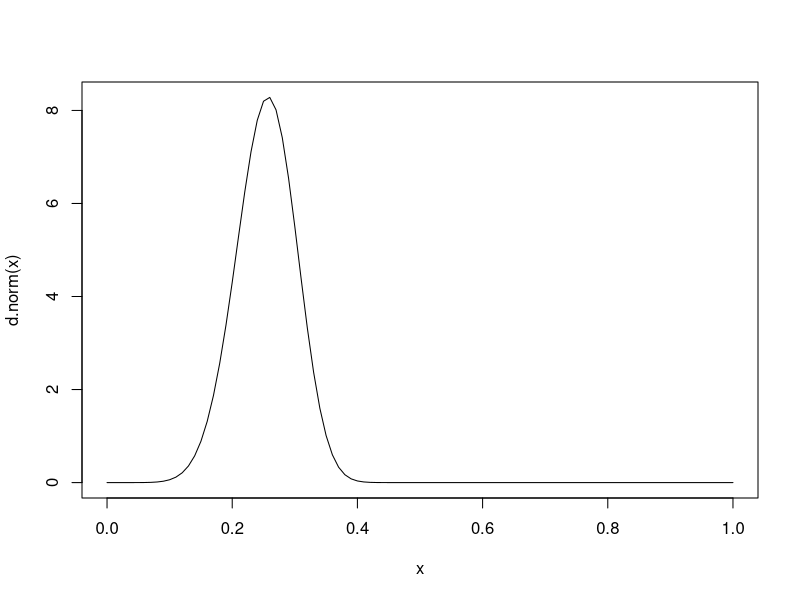
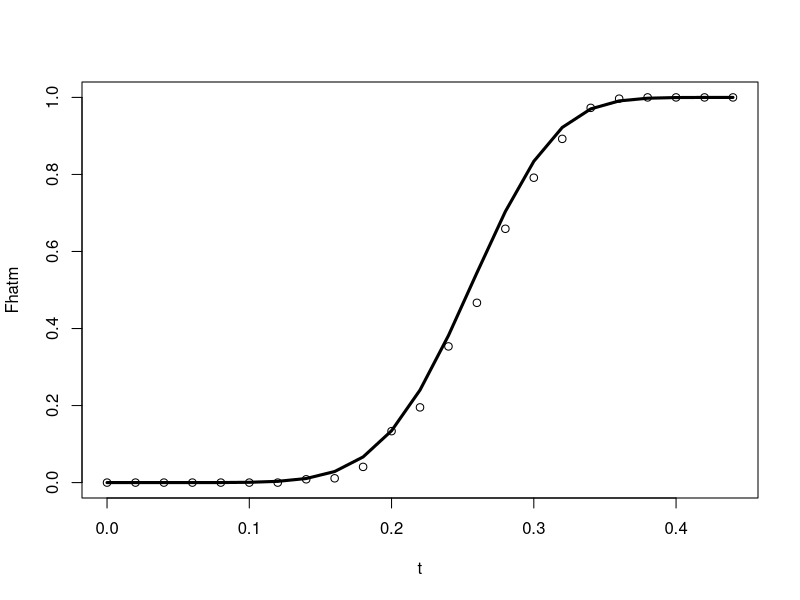

Source code (R) for these figures, in order:
rm(list = ls(all = TRUE)) # remove (almost) everything in the working environment.
N <- 1 # 循环计算1000次
n = 200
M <- 200

###  generate x
theta <- 1/4
X <- matrix(NA, M, N)
for (j in 1:N) 
{
  e <- rgamma(M, shape=2, rate =1)
  z <- e/sum(e)
  x <- z^theta
  X[,j] <- x
}

## generate y
Y <- matrix(NA,N,n)
for (j in 1:N) {
  l <- 0; y <- c()
  while (l < n) {
    y.temp <- sample(X[,j], 1)
    u <- runif(1,0,1)
    if (u <= y.temp) {y <- c(y, y.temp)} else {y <- y}
    l <- length(y)
  } 
  Y[j,] <- y  
}

k.q = function(u)     ## the quartic kernel function 
{
  res = 15*(1 - u^2)^2/16*(abs(u)<=1)
  return(res)
}

k.e = function(u) ## epanechnikov kernel function
{
  res <- 3*(1-u^2)/4*(abs(u)<=1)
  return(res)
}

K = function(x) ## the kernel distribution function 
{
  res <- integrate(k.q, lower = -1.5, upper = x)$value
  return(res)
}

### K(c(-1,-12))
# integrate(k.q, lower = -Inf, upper = 0.2)$value

## the true distribution function
d.norm <- function(x){
  n <- 200
  res <- (2*n-1)*(2*n-2)*x^{2/theta -1}*(1-x^{1/theta})^{2*n-3}/theta
  return(res)
}
curve(d.norm)

F.MA <- function(x){
  res <- integrate(d.norm, lower = 0, upper = x)$value
  return(res)
}
F.MA(1)

Fns <- function(x,y)
{
  #  y <- Y[1,]
  #   x=3.9
  n <- length(y)
  hn <- IQR(y, na.rm = FALSE, type = 7)*n^{-1/3}
  # hn
  # mu <- 1/mean(1/y)
  K.temp <- rep(NA,n)
  for (i in 1:n) {
    #  i=4
    K.temp[i] <- K((x-y[i])/hn)
  }
  # K((x-y)/hn); K(-0.988)
  K.temp
  res <- mean(K.temp/y)/mean(1/y)
  return(res)
}
# Fns(x=1, y=Y[1,])

Fnc <- function(x,y)
{
  res <- mean(as.numeric(y <= x)/y)/mean(1/y)
  return(res) # return(j) # return() 不能直接使用，只能在编写函数时使用
}

t = seq(0, 0.45, by = 0.02)
m = length(t)
F.t <- c()
for (i in 1:m) {
  F.t[i] <- F.MA(t[i])
}

Fnshat = Fnchat = matrix(NA, m, N)
for (j in 1:N){
  #  j=3
  # x=4
  Fnshat.temp = c()
  for (i in 1:m){
    # i=30
    Fnshat.temp[i] <- Fns(x=t[i], y=Y[j,])
  }
  Fns(x=3.9, y=Y[j,])
  Fnshat[,j] <- Fnshat.temp
  print(j)
}
# Fnshat[,224]
Fhatm <- apply(Fnshat, 1, mean)
plot(t, Fhatm, ylim = c(0,1))
lines(t, F.t, lwd=3, col="black",lty=1)

for (j in 1:N){
  Fnc.temp = c()
  for (i in 1:m){
    Fnc.temp[i] <- Fnc(x=t[i], y=Y[j,])
  }
  Fnchat[,j] <- Fnc.temp
  print(j)
}

# par(mar=c(1,1,1,1))   #设置边距参数
Fcm <- apply(Fnchat, 1, mean)


#### compute index D(F) ######
DF = DFhat = NULL
DFs.temp = DFc.temp= matrix(NA,N,1)
for (i in 1:N) {
  DFs.temp[i] <- max(Fnshat[,i] - F.t)
  DFc.temp[i] <- max(Fnchat[,i] - F.t)
}
DFs <- mean(DFs.temp)
DFc <- mean(DFc.temp)
Dratio = DFc/DFs

#### compute index MISE ######
ISE1 = NULL
for (i in 1:N){
  ISE1[i] <- sum(( Fnshat[,i] - F.t )^2)*0.1 }
MISE.Fns <- mean(ISE1)

ISE2 = NULL
for (i in 1:N){
  ISE2[i] <- sum(( Fnchat[,i]- F.t )^2)*0.1 }
MISE.Fnc <- mean(ISE2)
Mratio <- MISE.Fnc/MISE.Fns

index = cat(DFs, Dratio, MISE.Fns, Mratio)